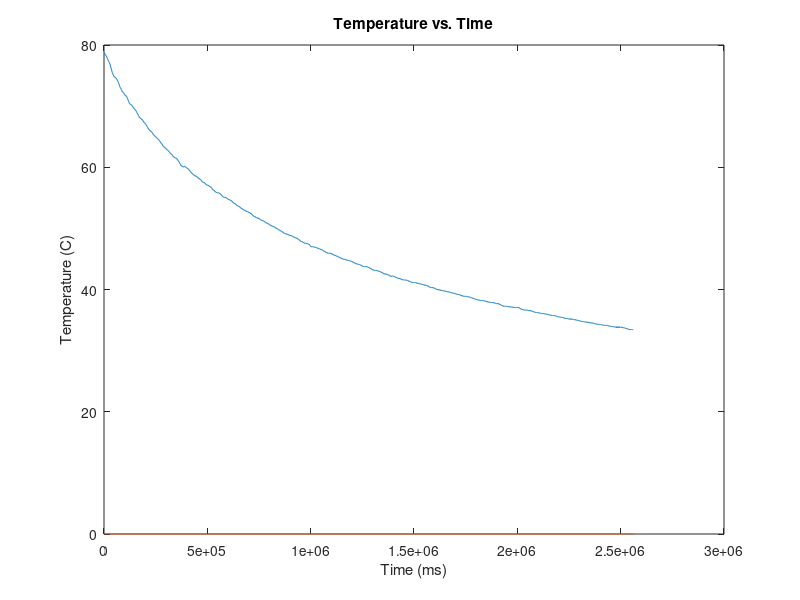

Write the MATLAB code that produced this figure.
data = importdata('data.txt');

time = data(1:2:length(data)); % the time
temp = data(2:2:length(data)); % the temperature

%plot(time,temp);

%%
% the first part is not important as the termometer is increasing its
% tempreature

start = max(temp);

pos = find(start == temp);

newStartTime = time(pos);

temp = temp(pos:1:length(temp));
time = time(pos:1:length(time));

%plot(time,temp);

time = time - ones(length(time),1).*newStartTime;

%plot(time,temp);

%plot(time,temp)
%hold on
%plot(time,log(log(temp))
%hold on

%A = [ones(length(time),1) exp(-time)];

%A = [ones(length(time),1) exp(-time)];

A = [ones(length(time),1) time.^(-1)];


x = A\temp;

%plot(time,temp);
axis square
%plot(time,x(1).*time);

plot(time,temp);
hold on
plot(time,polyval(fliplr(x'),time));

title('Temperature vs. Time')
xlabel('Time (ms)')
ylabel('Temperature (C)')
hold off


%plot(time, x(2)+x(1)*exp(-time))
% %%
% %testing with polynomials
% A = [ones(length(time),1) time time.^2];
% 
% cond(A) % a great value -> not good -> small disturbance -> big differences.
% 
% %%
% B = [ones(length(time),1) 1./time];
% 
% cond(B)  % smaller than before -> better but not perfect.
% 
% %%
% C = [ones(length(time),1) 1./time 1./(time.^2)];
% 
% cond(C)  % worse.
% 
% %%
% 
% D = [1./time]; 
% 
% cond(D)  % Am I wrong? it's 1. that's good in constrast to the previous results.
% 
% coeff = D\temp;
% 
% %plot(time,coeff(1)./time); % not good, let us use B.
% 
% coeff = B\temp;
% plot(time,coeff(1)+coeff(2)./time);
